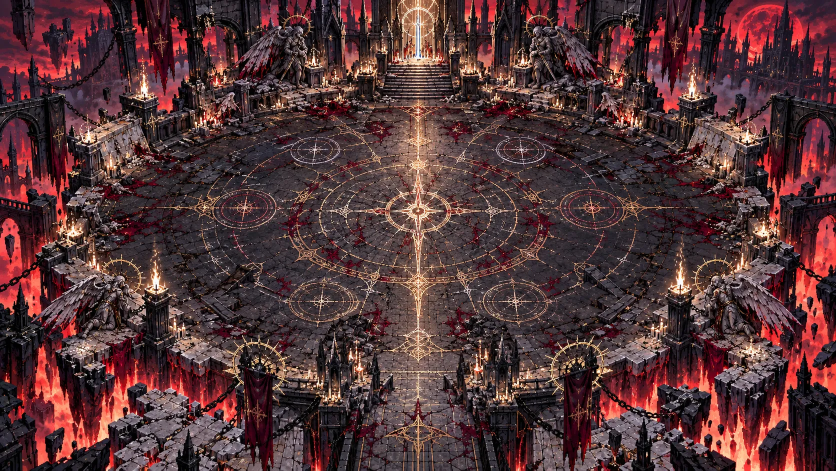
#> input picture src/assets/an/amap.webp, 1672 x 941 px (shown at 1/2 size)
$ python dosan_build.py ../../src/assets/an/amap.webp
#> lines starting #> are read from the running program, lines starting #| are printed output that depends on the picture; after the words box and inside, x2 and y2 are one past the last pixel; in counts of white or black regions, pixels touching at a corner belong together
"""v9.71 7지옥 '도산과 업경의 심판정'(지하 31~35층) 필드: 바닥 타일 · 칼날 지대 · 소품 → src/assets/dosan/dfloor.webp · dprops.webp/json
시트: 7지옥 맵 컨셉 시트(1536×1024) — '타일/지형 시트' · '주요 기믹 오브젝트' · '추가 오브젝트' 칸.
자르기 · 배경(검정) 제거 · 배율 조정 · 뒤집기만 한다 (재색칠 없음).
dfloor 칸(42px): 0~ = 바닥 타일(작은 타일 2×2 묶음을 42px로) + 뒤집은 변형, 마지막 2칸 = 칼날 지대 바닥(핏물 타일)
dblade: 칼날 지대 (기본)·(확장) 두 장 → dprops 맨 앞 두 칸
사용: python3 tools/atlas/dosan_build.py <맵 시트>"""
import sys, os, json
import numpy as np
from PIL import Image
from scipy import ndimage as ndi
SRC = sys.argv[1] if len(sys.argv) > 1 else 'build/h7/map.png'
OUT = 'src/assets/dosan/'; os.makedirs(OUT, exist_ok=True); os.makedirs('build/h7', exist_ok=True)
S = np.array(Image.open(SRC).convert('RGB'))
#> S is the input picture: shape (941, 1672, 3); mean R, G, B 84.7, 53.7, 55.6

def tile(x0, y0, w=35, h=35): return np.array(Image.fromarray(S[y0:y0 + h, x0:x0 + w]).resize((42, 42), Image.BOX))
#> called with x0 = 584, y0 = 139, w = 35, h = 35
# 회색 판석(왼쪽 위 묶음) · 붉은 갈색 판석(가운데 위) · 핏자국 판석(아래 가운데)
BASE = [tile(584, 139), tile(619, 139), tile(584, 174), tile(637, 174),     # 0~3 회색 판석 (3 = 핏자국)
        tile(680, 139), tile(714, 139), tile(680, 172),                    # 4~6 붉은 갈색 판석
        tile(663, 240), tile(663, 275), tile(680, 290)]                    # 7~9 핏줄 판석
tiles = list(BASE)
#> tiles = 10 items
FLIP = [0, 1, 4, 7]
for i in FLIP: tiles += [BASE[i][:, ::-1], BASE[i][::-1, :], BASE[i][::-1, ::-1]]
#> after the loop, tiles = 22 items
HAZ = [tile(684, 207, 76, 20), tile(589, 228, 56, 32)]   # 칼날 지대 바닥: 갈색 판석 아래 핏물 · 핏빛 연못
tiles += HAZ
#> tiles = 24 items
Image.fromarray(np.hstack(tiles)).save(OUT + 'dfloor.webp', lossless=True, method=6)
print('tiles', len(tiles), 'flip', {i: len(BASE) + 3 * k for k, i in enumerate(FLIP)}, 'haz', [len(tiles) - 2, len(tiles) - 1])
#| tiles 24 flip {0: 10, 1: 13, 4: 16, 7: 19} haz [22, 23]

def cell(x0, y0, x1, y1, keep_main=False, thr=34):
#> called with x0 = 578, y0 = 405, x1 = 683, y1 = 501, keep_main = True, thr = 34
    a = S[y0:y1, x0:x1].astype(int); mx = a.max(2); dark = mx <= thr
#> after `dark = mx <= thr`:
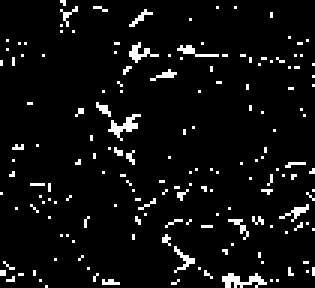
#> dark: shape (96, 105) bool (shown 3 times larger); 5.6% white in thin lines or dots
    lab, n = ndi.label(dark); edge = set(np.unique(np.concatenate([lab[0], lab[-1], lab[:, 0], lab[:, -1]]))) - {0}
#> after `lab, n = ndi.label(dark)`: lab: shape (96, 105) int32; 212 distinct labels, from 0 to 211
#> after `lab, n = ndi.label(dark)`: n = 211
#> after `edge = set(np.unique(np.concatenate([lab[0], lab[-1], lab[:, 0], lab[:`: edge = 15 items
    fg = ~np.isin(lab, list(edge))
#> fg: shape (96, 105) bool; 99.4% white; black in thin lines or dots
    lab2, n2 = ndi.label(fg); sz = ndi.sum(fg, lab2, range(1, n2 + 1))
#> after `lab2, n2 = ndi.label(fg)`:
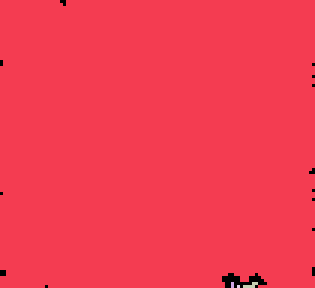
#> lab2: shape (96, 105) int32 (shown 3 times larger); 5 distinct labels, from 0 to 4; one colour per label, 0 black
#> after `lab2, n2 = ndi.label(fg)`: n2 = 4
#> after `sz = ndi.sum(fg, lab2, range(1, n2 + 1))`: sz = [10008, 2, 6, 1]
    if keep_main:   # 가장 큰 덩어리 + 그 둘레 6px 안 조각만
        main = lab2 == (int(np.argmax(sz)) + 1); near = ndi.binary_dilation(main, iterations=6)
#> after `main = lab2 == int(np.argmax(sz)) + 1`: main: shape (96, 105) bool; 99.3% white; 14 black regions (13 under 20 px), largest, box (x1, y1, x2, y2) and area: (74, 91, 89, 96) 49
#> after `near = ndi.binary_dilation(main, iterations=6)`: near: shape (96, 105) bool; every value is 1
        fg = np.isin(lab2, [j + 1 for j in range(n2) if sz[j] >= 0.2 * sz.max() or (near & (lab2 == j + 1)).any()])
    else: fg = np.isin(lab2, [j + 1 for j in range(n2) if sz[j] >= 12])
    ys, xs = np.where(fg)
#> ys = 10017 values from 0 to 95; xs = 10017 values, max 104 at index 102, min 0 at index 0, mean 51.87
    sub = a[ys.min():ys.max() + 1, xs.min():xs.max() + 1].astype(np.uint8); m = fg[ys.min():ys.max() + 1, xs.min():xs.max() + 1]
    return Image.fromarray(np.dstack([sub, (m * 255).astype(np.uint8)]), 'RGBA')
#> returned value: PIL image 105x96 RGBA

# [이름, x0, y0, x1, y1, 가장 큰 덩어리만]
P = [('칼날 지대(기본)', 578, 405, 683, 501, True), ('칼날 지대(확장)', 684, 403, 782, 501, True),
     ('나무 팻말', 988, 118, 1009, 193, True), ('걸린 깃발', 1023, 105, 1052, 188, True), ('해골 깃발', 1063, 142, 1096, 232, True),
     ('작은 팻말 기둥', 943, 205, 962, 277, True), ('촛대 기둥', 975, 263, 995, 328, True), ('찢긴 깃발', 1163, 263, 1246, 330, False),
     ('기둥 등롱', 1243, 275, 1279, 357, True), ('매단 등롱', 1310, 105, 1356, 197, True), ('부적 깃발', 942, 791, 989, 937, True),
     ('저승 깃발', 985, 796, 1043, 966, True), ('저승문 현판', 1052, 806, 1109, 964, True), ('해골 더미', 1113, 866, 1198, 963, True),
     # ---- 큰 구조물 ----
     ('짧은 울타리', 965, 195, 1057, 257, True), ('긴 울타리', 995, 262, 1158, 330, True), ('앞 울타리', 863, 280, 967, 338, True),
     ('저승 문(일주문)', 1092, 108, 1237, 260, True), ('깃대', 1253, 105, 1300, 268, True), ('돌 등롱 깃발', 1275, 220, 1325, 356, True),
     ('염라 좌상', 1328, 105, 1462, 341, False), ('작은 석상', 1462, 240, 1525, 356, True), ('저승수', 1348, 780, 1525, 976, False)]
cells = [cell(x0, y0, x1, y1, km) for _, x0, y0, x1, y1, km in P]
#> call 2 of cell, with x0 = 684, y0 = 403, x1 = 782, y1 = 501, keep_main = True, thr = 34
#> in cell (call 2), `dark = mx <= thr`: dark: shape (98, 98) bool; 4.8% white in thin lines or dots
#> in cell (call 2), `lab, n = ndi.label(dark)`:
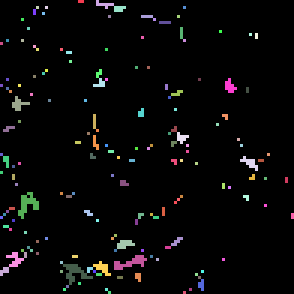
#> lab: shape (98, 98) int32 (shown 3 times larger); 167 distinct labels, from 0 to 166; one colour per label, 0 black
#> in cell (call 2), `lab, n = ndi.label(dark)`: n = 166
#> in cell (call 2), `edge = set(np.unique(np.concatenate([lab[0], lab[-1], lab[:, 0], lab[:`: edge = 11 items
#> in cell (call 2), `fg = ~np.isin(lab, list(edge))`:
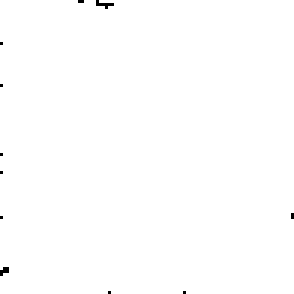
#> fg: shape (98, 98) bool (shown 3 times larger); 99.7% white; black in thin lines or dots
#> in cell (call 2), `lab2, n2 = ndi.label(fg)`: lab2: shape (98, 98) int32; values 0 (black) and 1 (white), 99.7% white; black in thin lines or dots
#> in cell (call 2), `lab2, n2 = ndi.label(fg)`: n2 = 1
#> in cell (call 2), `sz = ndi.sum(fg, lab2, range(1, n2 + 1))`: sz = [9579]
#> in cell (call 2), `near = ndi.binary_dilation(main, iterations=6)`: near: shape (98, 98) bool; every value is 1
#> in cell (call 2), `ys, xs = np.where(fg)`: ys = 9579 values from 0 to 97; xs = 9579 values, max 97 at index 94, min 0 at index 0, mean 48.56
#> call 3 of cell, with x0 = 988, y0 = 118, x1 = 1009, y1 = 193, keep_main = True, thr = 34
#> in cell (call 3), `dark = mx <= thr`: dark: shape (75, 21) bool; 12.7% white; 18 white regions (13 under 20 px), largest, box (x1, y1, x2, y2) and area: (12, 0, 19, 12) 53, (1, 0, 5, 11) 33, (7, 2, 10, 16) 25, (0, 43, 5, 51) 22, (2, 58, 6, 67) 22
#> in cell (call 3), `lab, n = ndi.label(dark)`: lab: shape (75, 21) int32; 22 distinct labels, from 0 to 21
#> in cell (call 3), `lab, n = ndi.label(dark)`: n = 21
#> in cell (call 3), `edge = set(np.unique(np.concatenate([lab[0], lab[-1], lab[:, 0], lab[:`: edge = 9 items
#> in cell (call 3), `fg = ~np.isin(lab, list(edge))`: fg: shape (75, 21) bool; 91.6% white; 8 black regions (5 under 20 px), largest, box (x1, y1, x2, y2) and area: (12, 0, 19, 12) 53, (1, 0, 5, 11) 33, (0, 43, 5, 51) 22
#> in cell (call 3), `lab2, n2 = ndi.label(fg)`:
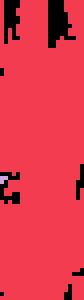
#> lab2: shape (75, 21) int32 (shown 4 times larger); 3 distinct labels, from 0 to 2; one colour per label, 0 black
#> in cell (call 3), `lab2, n2 = ndi.label(fg)`: n2 = 2
#> in cell (call 3), `sz = ndi.sum(fg, lab2, range(1, n2 + 1))`: sz = [1440, 3]
#> in cell (call 3), `main = lab2 == int(np.argmax(sz)) + 1`: main: shape (75, 21) bool; 91.4% white; 8 black regions (5 under 20 px), largest, box (x1, y1, x2, y2) and area: (12, 0, 19, 12) 53, (1, 0, 5, 11) 33, (0, 43, 5, 51) 25
#> in cell (call 3), `near = ndi.binary_dilation(main, iterations=6)`: near: shape (75, 21) bool; every value is 1
#> in cell (call 3), `ys, xs = np.where(fg)`: ys = 1443 values from 0 to 74; xs = 1443 values, max 20 at index 12, min 0 at index 0, mean 10.05
#> call 4 of cell, with x0 = 1023, y0 = 105, x1 = 1052, y1 = 188, keep_main = True, thr = 34
#> in cell (call 4), `dark = mx <= thr`: dark: shape (83, 29) bool; 7.6% white in thin lines or dots
#> in cell (call 4), `lab, n = ndi.label(dark)`:
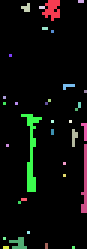
#> lab: shape (83, 29) int32 (shown 3 times larger); 35 distinct labels, from 0 to 34; one colour per label, 0 black
#> in cell (call 4), `lab, n = ndi.label(dark)`: n = 34
#> in cell (call 4), `fg = ~np.isin(lab, list(edge))`:
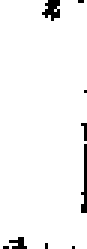
#> fg: shape (83, 29) bool (shown 3 times larger); 96.6% white; black in thin lines or dots
#> in cell (call 4), `sz = ndi.sum(fg, lab2, range(1, n2 + 1))`: sz = [2323, 1]
#> in cell (call 4), `ys, xs = np.where(fg)`: ys = 2324 values from 0 to 82; xs = 2324 values, max 28 at index 22, min 0 at index 0, mean 13.8
#> cells = 23 items
W = 1024; x = y = sh = 0; pos = []
for c in cells:
    w, h = c.size
    if x + w > W: x = 0; y += sh + 2; sh = 0
    pos.append((x, y)); x += w + 2; sh = max(sh, h)
#> this loop made 23 passes
#> (w, h, x, y, sh) on pass 17: (104, 58, 106, 148, 58)
#> (w, h, x, sh) on passes 1 to 6: (105, 96, 107, 96), (98, 98, 207, 98), (21, 75, 230, 98), (29, 83, 261, 98), (33, 90, 296, 98), (19, 72, 317, 98)
#> after the loop, pos = [(0, 0), (107, 0), (207, 0), (230, 0), (261, 0), (296, 0), (317, 0), (339, 0), (424, 0), (462, 0), (510, 0), (559, 0), (619, 0), (678, 0), (765, 0), (859, 0), (0, 148), (106, 148), (253, 148), (302, 148), (354, 148), (490, 148), (555, 148)]; sh = 236; x = 734; y = 148
at = Image.new('RGBA', (W, y + sh), (0, 0, 0, 0)); rects = []
for c, (x, y) in zip(cells, pos): at.alpha_composite(c, (x, y)); rects.append([x, y, c.size[0], c.size[1]])
#> this loop made 23 passes
#> after the loop, rects = 23 items, first 6: [0, 0, 105, 96], [107, 0, 98, 98], [207, 0, 21, 75], [230, 0, 29, 83], [261, 0, 33, 90], [296, 0, 19, 72]
at.save(OUT + 'dprops.webp', lossless=True, method=6); json.dump(rects, open(OUT + 'dprops.json', 'w'), separators=(',', ':'))
bg = Image.new('RGBA', at.size, (120, 70, 150, 255)); bg.alpha_composite(at); bg.save('build/h7/dprops_prev.png')
fl = Image.open(OUT + 'dfloor.webp').convert('RGB'); fl.resize((fl.width * 3, fl.height * 3), Image.NEAREST).save('build/h7/dfloor_prev.png')
print('props', len(rects), at.size); print(json.dumps(rects, separators=(',', ':'))); print([p[0] for p in P])
#> (printed output is left out)
